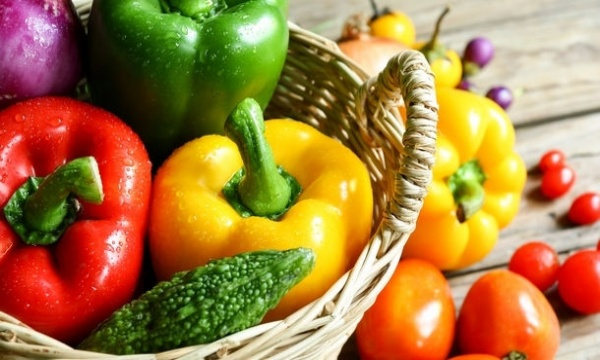
#> input picture HW1/test.jpg, 600 x 360 px
$ python 109652025_HW1.py
#> lines starting #> are read from the running program, lines starting #| are printed output that depends on the picture
import cv2
import numpy as np


def read_yaxis_point(x):
    return img[x, y1].astype(np.int32), img[x, y2].astype(
        np.int32), img[x, y3].astype(np.int32), img[x, y4].astype(np.int32)


def bicubic(p1, p2, p3, p4, distance):
    return (-1 / 2 * p1 + 3 / 2 * p2 - 3 / 2 * p3 + 1 / 2 * p4) * (distance ** 3) + \
        (p1 - 5 / 2 * p2 + 2 * p3 - 1 / 2 * p4) * \
        (distance ** 2) + (-1 / 2 * p1 + 1 / 2 * p3) * distance + p2


def overflow_address(color_value):
    if color_value > 255:
        return 255
    elif color_value < 0:
        return 0
    else:
        return color_value


# 讀取圖片
img = cv2.imread("test.jpg")
#> img is the input picture: shape (360, 600, 3); mean B, G, R 65.6, 124.8, 168.8
height, width, channels = img.shape
#> height = 360; width = 600; channels = 3
piece_height, piece_width = height // 3, width // 3
#> piece_height = 120; piece_width = 200
pieces = []

# 將圖片分成九宮格
for i in range(3):
    for j in range(3):
        x, y = j * piece_width, i * piece_height
        piece = img[y: y + piece_height, x: x + piece_width]
        pieces.append(piece)
#> after the loop, pieces = 9 items

# 將此格用 Bicubic interpolation 放大2倍，只需保留放大後左上角和原格子大小相同的部分 (10%)
enlarge_img = np.zeros([piece_height, piece_width, 3], dtype=np.uint8)

for i in range(piece_height, piece_height * 2):
    for j in range(piece_width, piece_width * 2):
        x = (i - 120) / 2 + 120
        y = (j - 200) / 2 + 200
        x1, y1 = int(x) - 1, int(y) - 1
        x2, y2 = x1 + 1, y1 + 1
        x3, y3 = x2 + 1, y2 + 1
        x4, y4 = x3 + 1, y3 + 1
        dx = x - x2
        dy = y - y2

        p1, p2, p3, p4 = read_yaxis_point(x1)
        q1 = bicubic(p1, p2, p3, p4, dy)

        p1, p2, p3, p4 = read_yaxis_point(x2)
        q2 = bicubic(p1, p2, p3, p4, dy)

        p1, p2, p3, p4 = read_yaxis_point(x3)
        q3 = bicubic(p1, p2, p3, p4, dy)

        p1, p2, p3, p4 = read_yaxis_point(x4)
        q4 = bicubic(p1, p2, p3, p4, dy)

        b, g, r = bicubic(q1, q2, q3, q4, dx)
        b, g, r = overflow_address(b), overflow_address(g), overflow_address(r)
        enlarge_img[i - 120, j - 200] = b, g, r
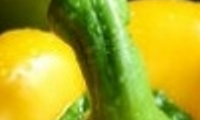
#> enlarge_img: shape (120, 200, 3); mean of channels 0, 1, 2 36.1, 172.3, 175.7; drawn as B, G, R

pieces[4] = enlarge_img

# 交換指定兩格的內容 (20%)
pieces[0], pieces[2] = pieces[2], pieces[0]

# 將此格轉成灰階影像 (10%)
piece = pieces[6].astype(np.int32)

for i in range(piece_height):
    for j in range(piece_width):
        b, g, r = piece[i, j]
        piece[i, j] = (b + g + r) // 3

pieces[6] = piece.astype(np.uint8)

# 將此格轉為灰階影像，再把灰階的Intensity resolution降為4 (256→4) (10%)
piece = pieces[8].astype(np.int32)

for i in range(piece_height):
    for j in range(piece_width):
        b, g, r = piece[i, j]
        gray_value = (b + g + r) // 3

        if gray_value <= 63:
            piece[i, j] = 0
        elif gray_value <= 127:
            piece[i, j] = 64
        elif gray_value <= 191:
            piece[i, j] = 128
        else:
            piece[i, j] = 192
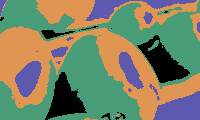
#> piece: shape (120, 200, 3) int32; 4 distinct labels, from 0 to 192; one colour per label, 0 black

pieces[8] = piece.astype(np.uint8)

# 紅色濾鏡: 只保留此格圖片的紅色區塊，其餘轉為灰階 (10%)
piece = pieces[3].astype(np.int32)

for i in range(piece_height):
    for j in range(piece_width):
        b, g, r = piece[i, j]

        if r <= 150 or r * 0.6 <= b or r * 0.6 <= g:
            piece[i, j] = (b + g + r) // 3

pieces[3] = piece.astype(np.uint8)

# 黃色濾鏡: 只保留此格圖片的黃色區塊，其餘轉為灰階 (10%)
piece = pieces[5].astype(np.int32)

for i in range(piece_height):
    for j in range(piece_width):
        b, g, r = piece[i, j]

        if (g + r) * 0.3 <= b or abs(g - r) >= 50:
            piece[i, j] = (b + g + r) // 3
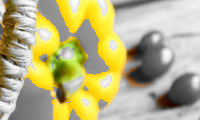
#> piece: shape (120, 200, 3) int32; mean of channels 0, 1, 2 131.2, 179, 185.3; drawn as B, G, R

pieces[5] = piece.astype(np.uint8)

# 將此格的綠色值放大2倍 (10%)
piece = pieces[7].astype(np.int32)

for i in range(piece_height):
    for j in range(piece_width):
        piece[i, j, 1] = overflow_address(piece[i, j, 1] * 2)
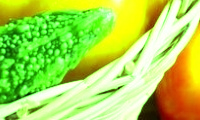
#> piece: shape (120, 200, 3) int32; mean of channels 0, 1, 2 82.7, 215.7, 171.7; drawn as B, G, R

pieces[7] = piece.astype(np.uint8)

# 將此格用 Bilinear interpolation 放大2倍，只需保留放大後左上角和原格子大小相同的部分 (10%)
piece = pieces[1]
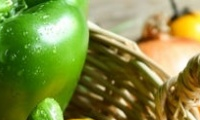
#> piece: shape (120, 200, 3); mean of channels 0, 1, 2 65.2, 138.3, 129.3; drawn as B, G, R
enlarge_img = np.zeros([piece_height, piece_width, 3], dtype=np.uint8)

for i in range(piece_height):
    for j in range(piece_width):
        r, c = i / 2, j / 2
        r1, c1 = int(r), int(c)
        r2, c2 = r1 + 1, c1 + 1
        frac_r, frac_c = r - r1, c - c1
        top = (1 - frac_c) * piece[r1, c1] + frac_c * piece[r1, c2]
        bottom = (1 - frac_c) * piece[r2, c1] + frac_c * piece[r2, c2]
        enlarge_img[i, j] = (1 - frac_r) * top + frac_r * bottom
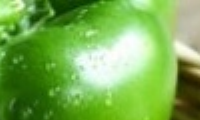
#> enlarge_img: shape (120, 200, 3); mean of channels 0, 1, 2 80.9, 173.7, 120.2; drawn as B, G, R

pieces[1] = enlarge_img

# 合併九宮格並輸出結果
new_img = cv2.vconcat([cv2.hconcat(pieces[:3]), cv2.hconcat(
    pieces[3:6]), cv2.hconcat(pieces[6:])])
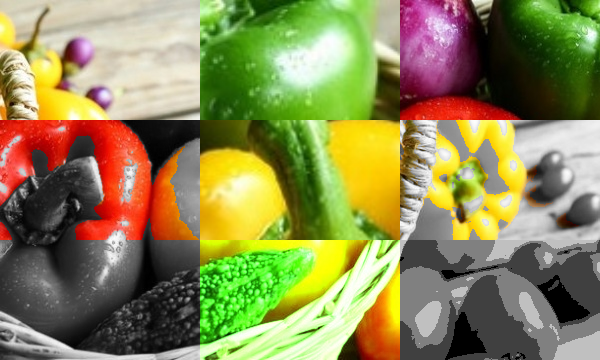
#> new_img: shape (360, 600, 3); mean of channels 0, 1, 2 84, 137.3, 140.8; drawn as B, G, R
cv2.imwrite("output.png", new_img)
